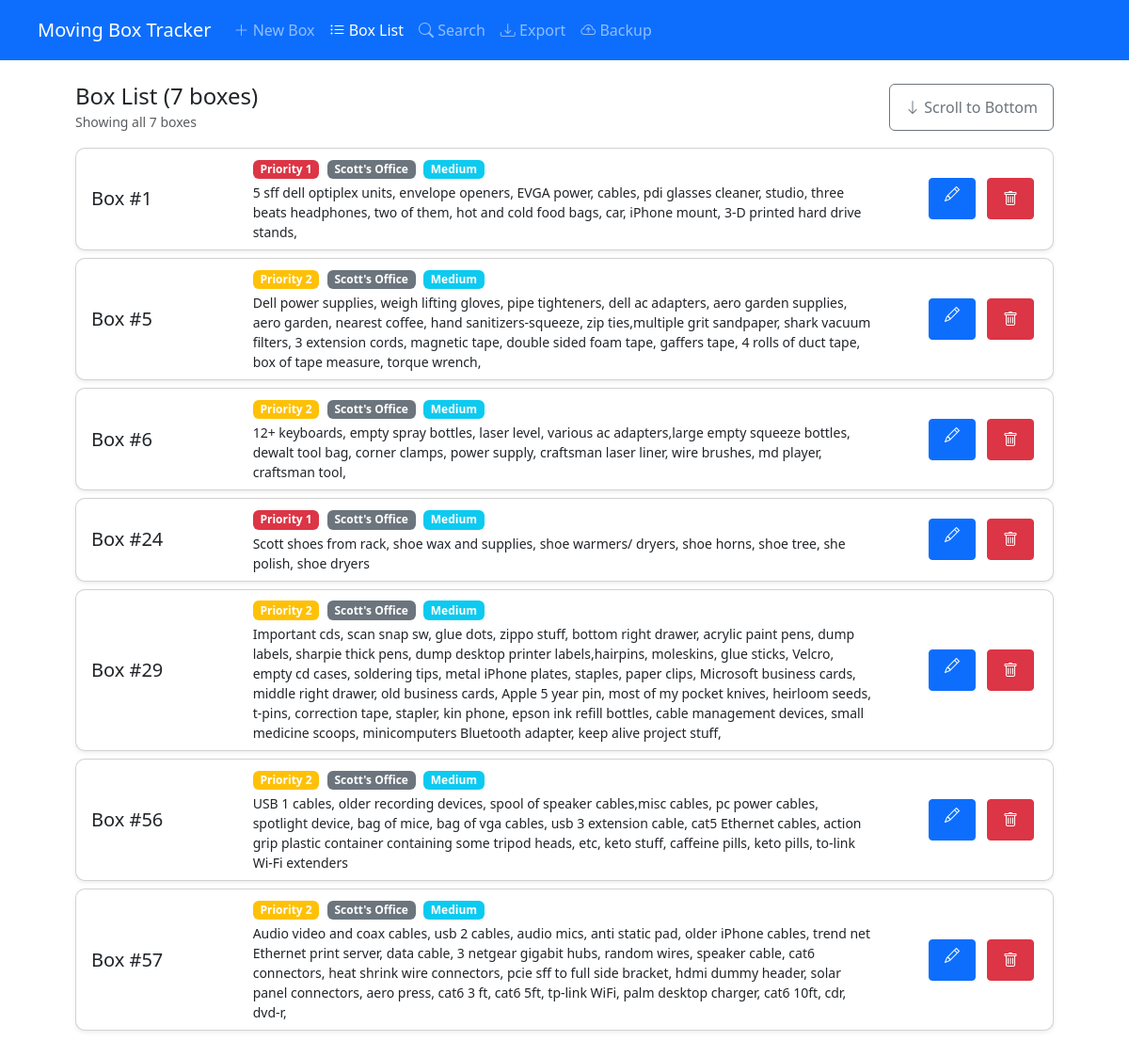
Screenshot of /list?category=Scott's Office with the database file from the repository.
### tables this page shows
CREATE TABLE boxes (
    id INTEGER PRIMARY KEY AUTOINCREMENT,
    box_number INTEGER UNIQUE,
    priority TEXT,
    box_size TEXT,
    description TEXT,
    created_at TIMESTAMP,
    last_modified TIMESTAMP,
    is_deleted BOOLEAN DEFAULT 0
, category_id INTEGER REFERENCES categories(id), category TEXT);

### simplified_app.py (the view)
@app.route('/boxes')
@app.route('/list')
def list_boxes():
    logger.log_request(request, '/boxes')
    print("=" * 50)
    print("LIST_BOXES ROUTE CALLED")
    print(f"Request args: {dict(request.args)}")
    print("=" * 50)
    box_number = request.args.get('box_number')
    priority = request.args.get('priority')
    category = request.args.get('category')
    box_size = request.args.get('box_size')
    description = request.args.get('description')
    logger.debug(f"[LIST] Request args: {dict(request.args)}")
    logger.debug(f"[LIST] Request headers: {dict(request.headers)}")
    logger.debug(f"Filters: box_number={box_number}, priority={priority}, category={category}, box_size={box_size}, description={description}")
    print(f"FILTERS: box_number={box_number}, priority={priority}, category={category}, box_size={box_size}, description={description}")
    logger.debug(f"[LIST] Calling count_boxes with params: box_number={box_number}, priority={priority}, category={category}, box_size={box_size}, description={description}")
    total = count_boxes(
        box_number=box_number,
        priority=priority,
        category=category,
        box_size=box_size,
        description=description
    )
    logger.debug(f"[LIST] count_boxes returned total_boxes={total}")
    print(f"COUNT_BOXES RETURNED: {total}")
    logger.debug(f"[LIST] Calling get_boxes with params: box_number={box_number}, priority={priority}, category={category}, box_size={box_size}, description={description}, limit=None, skip=None")
    boxes_data = get_boxes(
        box_number=box_number,
        priority=priority,
        category=category,
        box_size=box_size,
        description=description,
        limit=None,
        skip=None
    )
    logger.debug(f"[LIST] get_boxes returned {len(boxes_data)} boxes")
    logger.debug(f"[LIST] First 5 box numbers: {[box['box_number'] for box in boxes_data[:5]]}")
    print(f"GET_BOXES RETURNED: {len(boxes_data)} boxes")
    if boxes_data:
        box_numbers = [box['box_number'] for box in boxes_data]
        print(f"BOX NUMBERS: {sorted(box_numbers)}")
    print("=" * 50)
    logger.debug(f"Total boxes from count: {total}")
    logger.debug(f"Actual boxes returned: {len(boxes_data)}")
    categories = get_categories()
    logger.log_response(200, '/boxes')
    response = make_response(render_template(
        'list.html',
        boxes=[dict(box) for box in boxes_data],
        total_boxes=total,
        get_priority_color=get_priority_color,
        current_filters={
            'box_number': box_number,
            'priority': priority,
            'category': category,
            'box_size': box_size,
            'description': description
        },
        categories=categories
    ))
    response.headers['Cache-Control'] = 'no-store, no-cache, must-revalidate, max-age=0'
    return response

### logger.py (called while the page is built)
def debug(message, *args, **kwargs):
    logger.debug(message, *args, **kwargs)

def info(message, *args, **kwargs):
    logger.info(message, *args, **kwargs)

def log_request(request, route):
    info(f"Request: {request.method} {route} - IP: {request.remote_addr}")

def log_response(status_code, route):
    if status_code >= 400:
        warning(f"Response: {status_code} for {route}")
    else:
        info(f"Response: {status_code} for {route}")

### simplified_app.py (called while the page is built)
def get_db():
    db = getattr(g, '_database', None)
    if db is None:
        db = g._database = sqlite3.connect(app.config['DATABASE'])
        db.row_factory = sqlite3.Row
        db.execute('PRAGMA max_page_count = 2147483646')
        db.execute('PRAGMA page_size = 4096')
        db.execute('PRAGMA cache_size = -2000')  # Use 2MB of memory for page cache
        db.execute('PRAGMA temp_store = MEMORY')  # Store temp tables and indices in memory
        db.execute('PRAGMA journal_mode = WAL')  # Use WAL mode for better concurrency
        db.execute('PRAGMA synchronous = NORMAL')  # Fsync only at critical moments
        db.execute('PRAGMA mmap_size = 268435456')  # Use memory mapping for reading, up to 256MB
        logger.debug(f"Connected to database: {app.config['DATABASE']}")
        logger.debug("SQLite pragmas set for optimal performance")
    return db

@app.teardown_appcontext
def close_connection(exception):
    db = getattr(g, '_database', None)
    if db is not None:
        db.close()
        logger.debug("Database connection closed")

def get_priority_color(priority):
    priority_colors = {
        "Priority 1": "danger",
        "Priority 2": "warning",
        "Important": "primary",
        "Store": "success"
    }
    return priority_colors.get(priority, "secondary")

def get_categories():
    return query_db('SELECT id, name FROM categories ORDER BY name')

### templates/list.html (shortened to what this page needs)
{% extends "base.html" %}
{% block content %}
<div class="container-fluid mt-4">
    <div class="row">
        <div class="col-12">
            <div class="d-flex justify-content-between align-items-center mb-3">
                <div>
                    <h2 class="h4 mb-0">Box List ({{ total_boxes }} boxes)</h2>
                    <small class="text-muted">Showing all {{ total_boxes }} boxes</small>
                </div>
                <div class="d-flex flex-wrap gap-2">
                    <button id="scrollToBottomBtn" class="btn btn-outline-secondary">
                        <i class="bi bi-arrow-down"></i> Scroll to Bottom
                    </button>
                </div>
            </div>
            <div id="box-list" class="box-list">
                {% for box in boxes %}
                <div class="card mb-2 box-card" data-box-number="{{ box.box_number }}">
                    <div class="card-body py-2">
                        <div class="row align-items-center">
                            <div class="col-12 col-sm-2">
                                <h5 class="card-title mb-1 mb-sm-0">Box #{{ box.box_number }}</h5>
                            </div>
                            <div class="col-12 col-sm-8">
                                <div class="mb-1 mb-sm-0">
                                    <span class="badge bg-{{ get_priority_color(box.priority) }} me-1">{{ box.priority }}</span>
                                    <span class="badge bg-secondary me-1">{{ box.category }}</span>
                                    <span class="badge bg-info">{{ box.box_size }}</span>
                                </div>
                                <p class="card-text mb-0 mt-1 small">{{ box.description }}</p>
                            </div>
                            <div class="col-12 col-sm-2 mt-1 mt-sm-0">
                                <div class="d-flex gap-1 justify-content-start justify-content-sm-end">
                                    <a href="/edit/{{ box.id }}" class="btn btn-sm btn-primary py-1" title="Edit Box">
                                        <i class="bi bi-pencil"></i>
                                    </a>
                                    <button class="btn btn-sm btn-danger delete-box py-1" data-box-id="{{ box.id }}" title="Delete Box">
                                        <i class="bi bi-trash"></i>
                                    </button>
                                </div>
                            </div>
                        </div>
                    </div>
                </div>
                {% endfor %}
            </div>
        </div>
    </div>
</div>
{% endblock %}

### static/css/styles.css (style rules this page uses)
.card { box-shadow: 0 0.125rem 0.25rem rgba(0, 0, 0, 0.075); border-radius: 10px; margin-bottom: 1.5rem; }
.btn-sm { margin: 0 0.25rem; }
.container, .container-fluid { padding-left: 2.5rem; padding-right: 2.5rem; }

### templates/base.html (style rules this page uses)
body { font-size: 16px; -webkit-text-size-adjust: 100%; padding-bottom: 70px; touch-action: manipulation; }
button, input, select, textarea, .btn, .form-control, .form-select { min-height: 44px; font-size: 16px; }
.nav-link, .btn { padding: 0.75rem 1rem; }

### rows the page displays
boxes: box_number "1", priority "Priority 1", category "Scott's Office", box_size "Medium", description "5 sff dell optiplex units, envelope openers, EVGA power, cables, pdi glasses cleaner, studio, three beats headphones, two of them, hot and cold food bags, car, iPhone mount, 3-D printed hard drive stands,"
boxes: box_number "5", priority "Priority 2", category "Scott's Office", box_size "Medium", description "Dell power supplies, weigh lifting gloves, pipe tighteners, dell ac adapters, aero garden supplies, aero garden, nearest coffee, hand sanitizers-squeeze, zip ties,multiple grit sandpaper, shark vacuum filters, 3 extension cords, magnetic tape, double sided foam tape, gaffers tape, 4 rolls of duct tape, box of tape measure, torque wrench,"
boxes: box_number "6", priority "Priority 2", category "Scott's Office", box_size "Medium", description "12+ keyboards, empty spray bottles, laser level, various ac adapters,large empty squeeze bottles, dewalt tool bag, corner clamps, power supply, craftsman laser liner, wire brushes, md player, craftsman tool,"
boxes: box_number "24", priority "Priority 1", category "Scott's Office", box_size "Medium", description "Scott shoes from rack, shoe wax and supplies, shoe warmers/ dryers, shoe horns, shoe tree, she polish, shoe dryers"
boxes: box_number "29", priority "Priority 2", category "Scott's Office", box_size "Medium", description "Important cds, scan snap sw, glue dots, zippo stuff, bottom right drawer, acrylic paint pens, dump labels, sharpie thick pens, dump desktop printer labels,hairpins, moleskins, glue sticks, Velcro, empty cd cases, soldering tips, metal iPhone plates, staples, paper clips, Microsoft business cards, middle right drawer, old business cards, Apple 5 year pin, most of my pocket knives, heirloom seeds, t-pins, correction tape, stapler, kin phone, epson ink refill bottles, cable management devices, small medicine scoops, minicomputers Bluetooth adapter, keep alive project stuff,"
boxes: box_number "56", priority "Priority 2", category "Scott's Office", box_size "Medium", description "USB 1 cables, older recording devices, spool of speaker cables,misc cables, pc power cables, spotlight device, bag of mice, bag of vga cables, usb 3 extension cable, cat5 Ethernet cables, action grip plastic container containing some tripod heads, etc, keto stuff, caffeine pills, keto pills, to-link Wi-Fi extenders"
boxes: box_number "57", priority "Priority 2", category "Scott's Office", box_size "Medium", description "Audio video and coax cables, usb 2 cables, audio mics, anti static pad, older iPhone cables, trend net Ethernet print server, data cable, 3 netgear gigabit hubs, random wires, speaker cable, cat6 connectors, heat shrink wire connectors, pcie sff to full side bracket, hdmi dummy header, solar panel connectors, aero press, cat6 3 ft, cat6 5ft, tp-link WiFi, palm desktop charger, cat6 10ft, cdr, dvd-r,"

### other values shown
{{ total_boxes }} "7"
